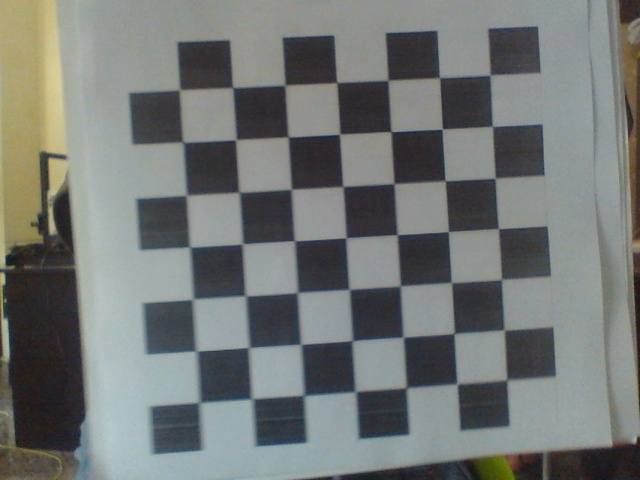
#> input picture images/Calibration_images/capture0.jpg, 640 x 480 px; its folder holds only this picture in this run
$ python CalibrationTest.py
#> lines starting #> are read from the running program, lines starting #| are printed output that depends on the picture; after the words box and inside, x2 and y2 are one past the last pixel; in counts of white or black regions, pixels touching at a corner belong together
import numpy as np
import cv2
import glob
import json

# Define termination criteria for the iterative algorithm
criteria = (cv2.TERM_CRITERIA_EPS + cv2.TERM_CRITERIA_MAX_ITER, 30, 0.001)

# Define the number of rows and columns on the chessboard
rows = 7
columns = 7

# Create 3D object points for the chessboard corners
objp = np.zeros((rows*columns, 3), np.float32)
objp[:, :2] = np.mgrid[0:columns, 0:rows].T.reshape(-1, 2)

# Lists to store object points and image points from all images
objpoints = []
imgpoints = []

# Read images from the specified directory
images = glob.glob('images/Calibration_images/*.jpg')
print(len(images), "images found")
# Loop through each image for calibration
for num, fileName in enumerate(images):
    # Read the image and convert it to grayscale
    img = cv2.imread(fileName)
#> img is the input picture: shape (480, 640, 3); mean B, G, R 117.2, 119.3, 115.4
    gray = cv2.cvtColor(img, cv2.COLOR_BGR2GRAY)
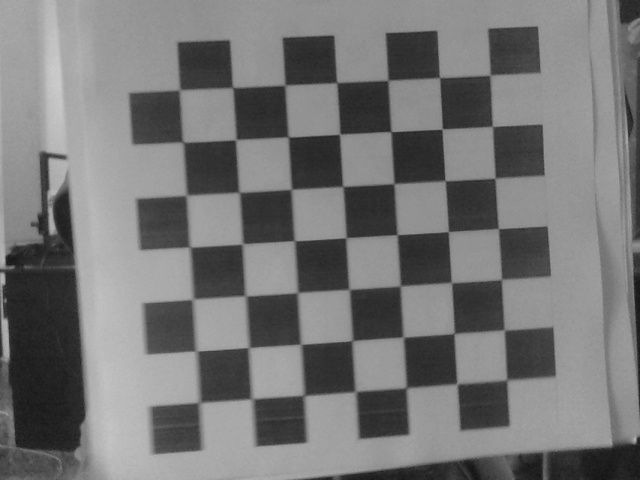
#> gray: shape (480, 640); min 19, max 204, mean 117.9

    # Flags for chessboard corner detection
    chessboard_flags = cv2.CALIB_CB_ADAPTIVE_THRESH + cv2.CALIB_CB_FAST_CHECK + cv2.CALIB_CB_NORMALIZE_IMAGE

    # Find chessboard corners
    ret, corners = cv2.findChessboardCorners(gray, (columns, rows), chessboard_flags)
#> ret = True; corners = 49 rows, first 8: [488.7, 75.58], [492.1, 125.2], [493.6, 178.9], [498.5, 228.5], [501.5, 280], [505, 329.5], [507, 380.5], [439.7, 77.54]

    # If corners are found, refine them and store the object and image points
    if ret == True:
        objpoints.append(objp)
        corners2 = cv2.cornerSubPix(gray, corners, (11, 11), (-1, -1), criteria)
#> corners2 = 49 rows, first 8: [490, 75.19], [492.5, 126.4], [495.1, 178.2], [498.4, 228.6], [501.4, 279.4], [504.2, 329.9], [506.8, 379.9], [439.5, 77.53]
        imgpoints.append(corners)

        # Draw and display the corners on the image for visualization
        cv2.drawChessboardCorners(img, (columns, rows), corners2, ret)
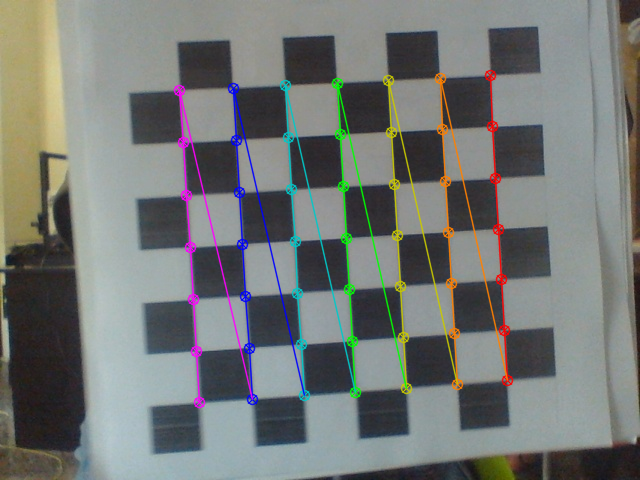
#> img: shape (480, 640, 3); 5.2% of pixels changed, all inside (x1, y1, x2, y2) = (173, 69, 514, 409)
        cv2.imshow('img', img)
        cv2.imwrite(f"images/Calibration_tests/test{num}.jpg", img)
        cv2.waitKey(1500)

        # Calibrate the camera using the collected object and image points
        ret, mtx, dist, rvecs, tvecs = cv2.calibrateCamera(objpoints, imgpoints, gray.shape[::-1], None, None)
#> ret = 0.257; mtx = [[465, 0, 312.4], [0, 463.3, 253.1], [0, 0, 1]]; dist = [[0.0519, -0.421, -0.0049, -0.00027, 0.911]]; rvecs = ([-0.0296, -0.0302, 1.51],); tvecs = ([3.46, -3.47, 9.11],)

# Create a dictionary to store camera calibration parameters
camera = {}

# Custom JSON encoder to handle NumPy arrays
class NumpyEncoder(json.JSONEncoder):
    def default(self, obj):
        if isinstance(obj, np.ndarray):
            return obj.tolist()
        return json.JSONEncoder.default(self, obj)

# Store calibration parameters in the dictionary
for variable in ['ret', 'mtx', 'dist', 'rvecs', 'tvecs']:
    camera[variable] = eval(variable)

# Save the camera calibration parameters to a JSON file
with open("images/files/camera.json", 'w') as f:
    json.dump(camera, f, indent=4, cls=NumpyEncoder)

# Close all OpenCV2 windows
cv2.destroyAllWindows()

$ run again, on images/Calibration_images/capture2.jpg
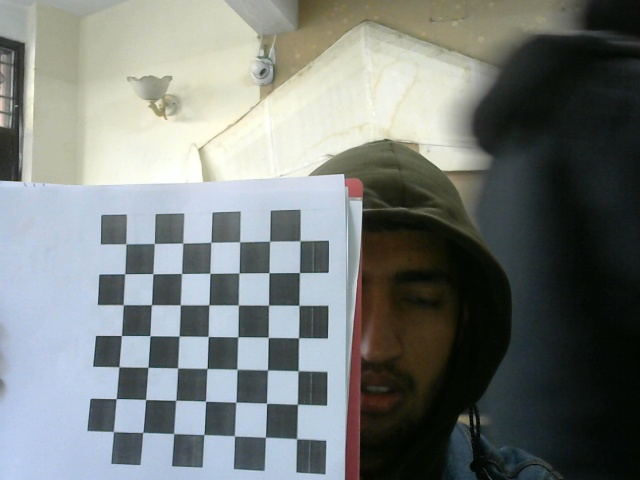
#> input picture images/Calibration_images/capture2.jpg, 640 x 480 px
#> img is the input picture: shape (480, 640, 3); mean B, G, R 122.2, 124.5, 119
#> `gray = cv2.cvtColor(img, cv2.COLOR_BGR2GRAY)`:
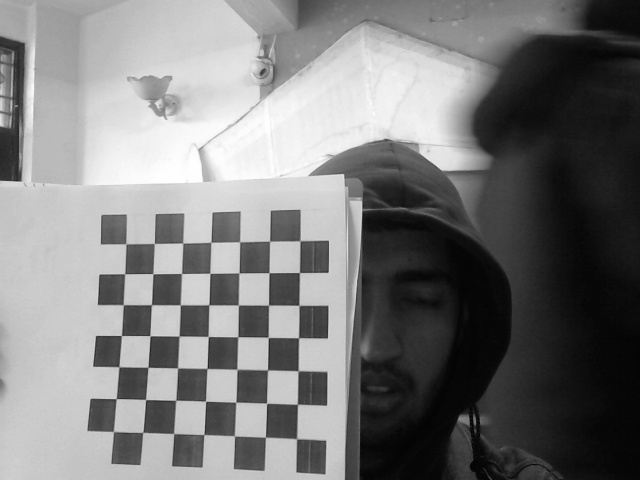
#> gray: shape (480, 640); min 2, max 255, mean 122.6
#> `ret, corners = cv2.findChessboardCorners(gray, (columns, rows), chessb..`: ret = True; corners = 49 rows, first 8: [113.5, 431.4], [115.8, 398.6], [118.8, 366.9], [121.2, 335.5], [122.9, 305.3], [124.6, 273.8], [125.3, 244.3], [142.7, 432]
#> corners2 = 49 rows, first 8: [113.4, 431.5], [116.2, 398.6], [118.8, 366.7], [121.4, 335.5], [123.3, 304.7], [124.7, 273.8], [126, 243.9], [142.7, 432.4]
#> `cv2.drawChessboardCorners(img, (columns, rows), corners2, ret)`:
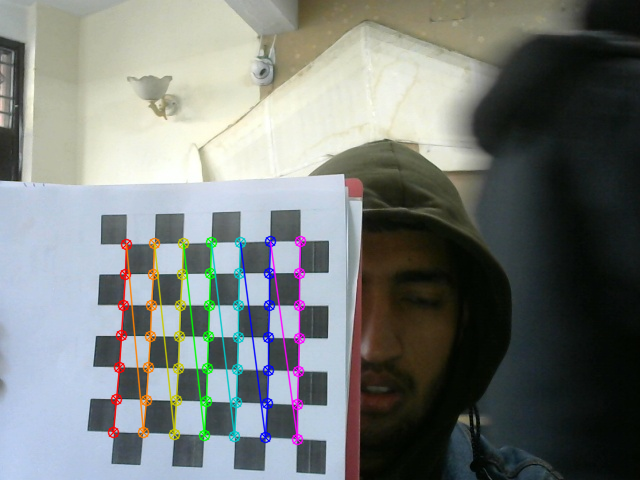
#> img: shape (480, 640, 3); 3.66% of pixels changed, all inside (x1, y1, x2, y2) = (107, 235, 307, 446)
#> `ret, mtx, dist, rvecs, tvecs = cv2.calibrateCamera(objpoints, imgpoint..`: ret = 0.244; mtx = [[353.5, 0, 339.9], [0, 363.3, 263.9], [0, 0, 1]]; dist = [[-0.0839, 0.281, -0.0102, -0.0192, -0.195]]; rvecs = ([-0.204, 0.0495, -1.58],); tvecs = ([-7.19, 5.35, 11.69],)

$ run again, on images/Calibration_images/capture3.jpg
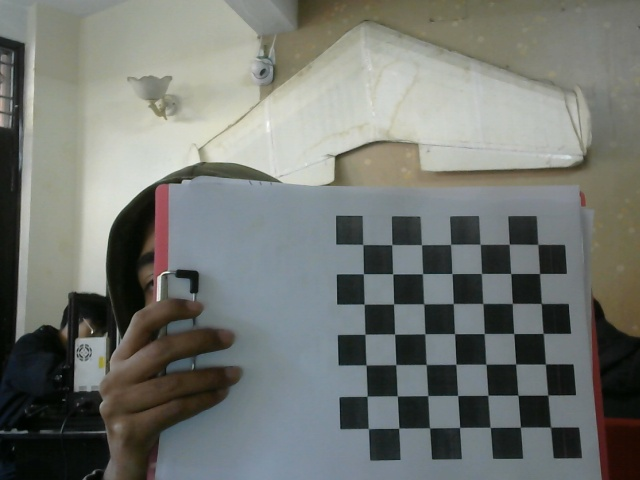
#> input picture images/Calibration_images/capture3.jpg, 640 x 480 px
#> img is the input picture: shape (480, 640, 3); mean B, G, R 113.7, 118.8, 115.4
#> `gray = cv2.cvtColor(img, cv2.COLOR_BGR2GRAY)`:
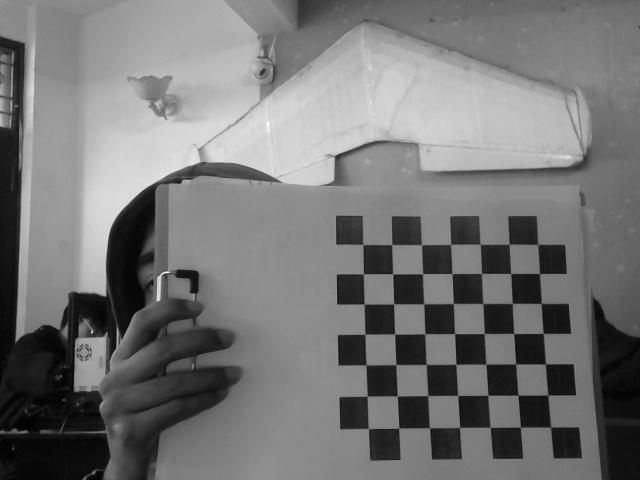
#> gray: shape (480, 640); min 1, max 253, mean 117.2
#> `ret, corners = cv2.findChessboardCorners(gray, (columns, rows), chessb..`: ret = True; corners = 49 rows, first 8: [362.5, 244.7], [391.8, 244.5], [421.4, 245], [450.5, 244.2], [480.1, 244.1], [509.2, 244], [537.8, 244.1], [363.3, 273.8]
#> corners2 = 49 rows, first 8: [362.8, 244.5], [391.8, 244.6], [421.5, 244.6], [450.6, 244.4], [480.2, 244.3], [509.2, 244.2], [537.8, 244.4], [363.4, 273.7]
#> `cv2.drawChessboardCorners(img, (columns, rows), corners2, ret)`:
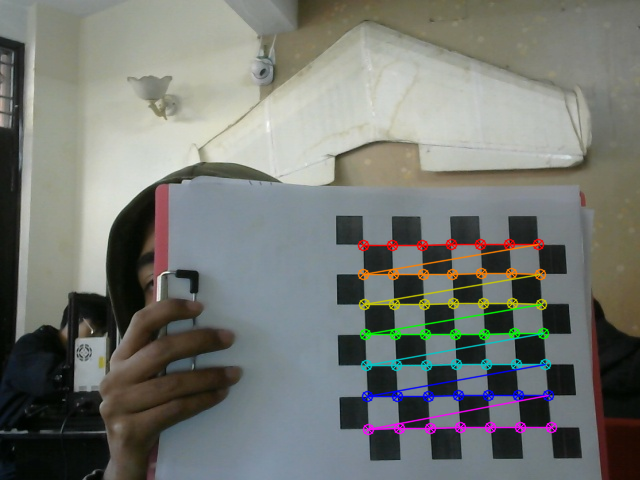
#> img: shape (480, 640, 3); 3.48% of pixels changed, all inside (x1, y1, x2, y2) = (357, 238, 558, 436)
#> `ret, mtx, dist, rvecs, tvecs = cv2.calibrateCamera(objpoints, imgpoint..`: ret = 0.231; mtx = [[707.9, 0, 321.8], [0, 713.9, 313.2], [0, 0, 1]]; dist = [[0.925, -8.4, 0.0145, -0.0182, 33.47]]; rvecs = ([-0.114, -0.108, -0.0144],); tvecs = ([1.38, -2.29, 23.92],)

$ run again, on images/Calibration_images/capture4.jpg
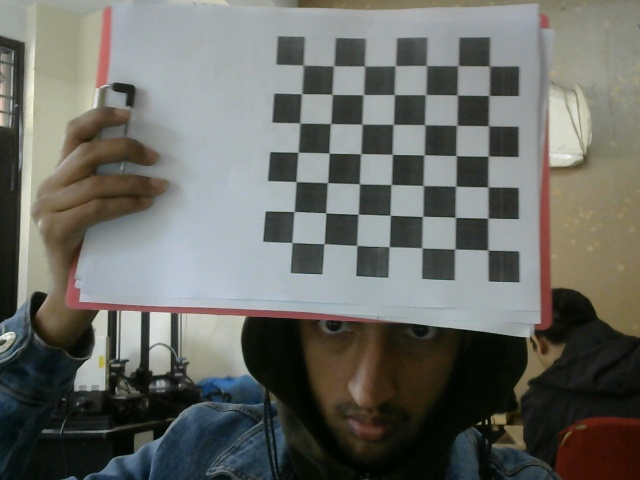
#> input picture images/Calibration_images/capture4.jpg, 640 x 480 px
#> img is the input picture: shape (480, 640, 3); mean B, G, R 102, 107.3, 105.9
#> `gray = cv2.cvtColor(img, cv2.COLOR_BGR2GRAY)`:
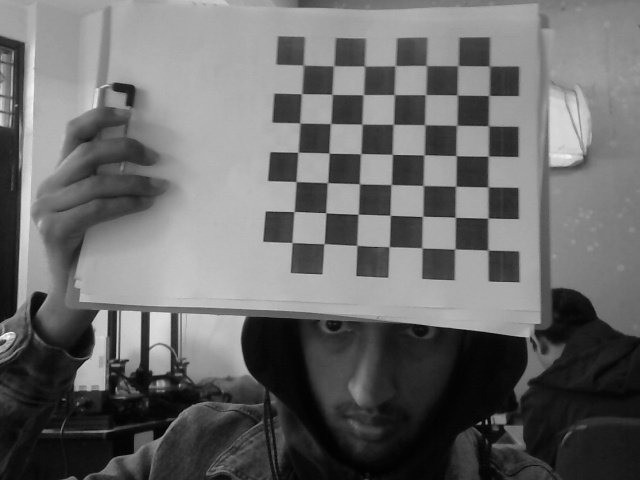
#> gray: shape (480, 640); min 1, max 252, mean 106.3
#> `ret, corners = cv2.findChessboardCorners(gray, (columns, rows), chessb..`: ret = True; corners = 49 rows, first 8: [301.6, 65.2], [333.5, 65.55], [363.6, 66.26], [394.4, 65.46], [425.8, 65.53], [458.5, 64.91], [488.4, 65.86], [301.1, 93.61]
#> corners2 = 49 rows, first 8: [303.5, 65.19], [333.6, 65.81], [364.6, 66.05], [395.2, 65.65], [426.5, 65.57], [457.9, 65.57], [489.5, 65.95], [301.6, 93.66]
#> `cv2.drawChessboardCorners(img, (columns, rows), corners2, ret)`:
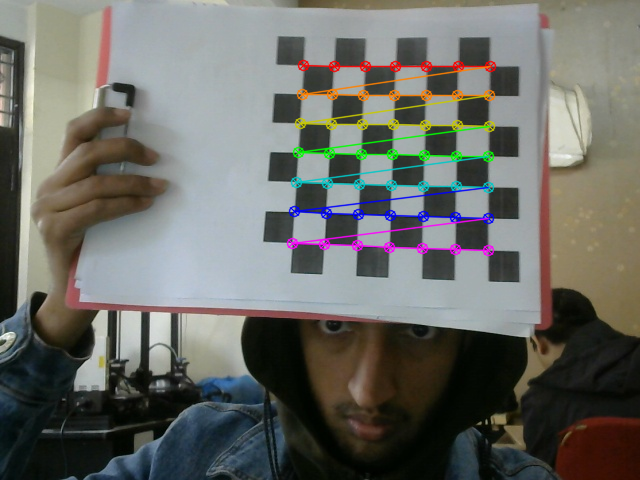
#> img: shape (480, 640, 3); 3.63% of pixels changed, all inside (x1, y1, x2, y2) = (286, 59, 497, 257)
#> `ret, mtx, dist, rvecs, tvecs = cv2.calibrateCamera(objpoints, imgpoint..`: ret = 0.289; mtx = [[524.8, 0, 315], [0, 522.2, 288.4], [0, 0, 1]]; dist = [[-0.222, 1.31, -0.0122, -0.0164, -2.19]]; rvecs = ([-0.171, 0.108, 0.054],); tvecs = ([-0.333, -7.31, 17.2],)

$ run again, on images/Calibration_images/capture1.jpg
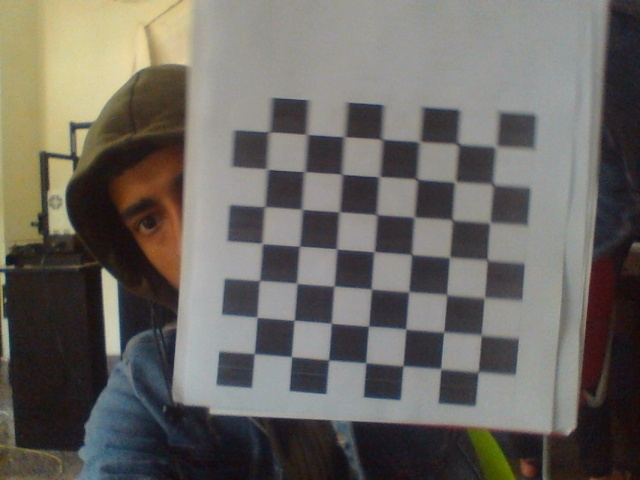
#> input picture images/Calibration_images/capture1.jpg, 640 x 480 px
#> img is the input picture: shape (480, 640, 3); mean B, G, R 98.8, 104.4, 108
#> `gray = cv2.cvtColor(img, cv2.COLOR_BGR2GRAY)`:
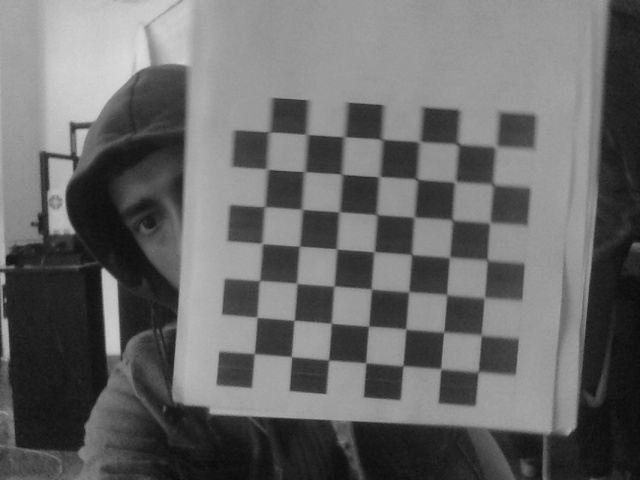
#> gray: shape (480, 640); min 9, max 220, mean 104.8
#> `ret, corners = cv2.findChessboardCorners(gray, (columns, rows), chessb..`: ret = True; corners = 49 rows, first 8: [268.5, 131.5], [308, 134], [344.5, 137], [382.5, 139], [420.5, 142.5], [458.5, 143.5], [496, 146.5], [266.5, 169]
#> corners2 = 49 rows, first 8: [268.9, 131.8], [306.7, 134.4], [344.3, 136.6], [381.8, 139.3], [419.5, 141.7], [457.9, 143.9], [495.7, 146.6], [267.1, 169.2]
#> `cv2.drawChessboardCorners(img, (columns, rows), corners2, ret)`:
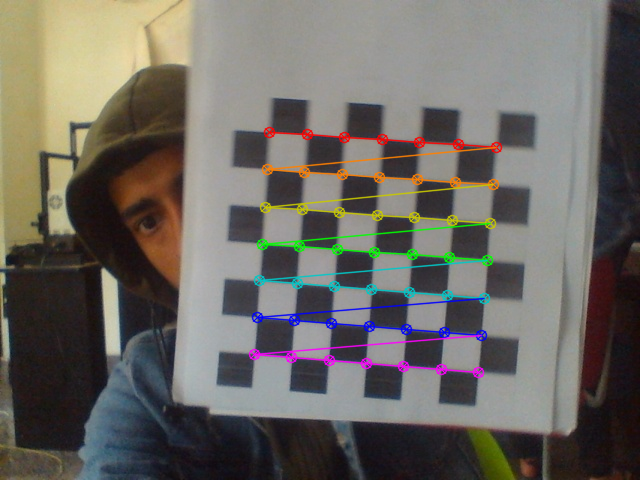
#> img: shape (480, 640, 3); 4.13% of pixels changed, all inside (x1, y1, x2, y2) = (248, 126, 503, 379)
#> `ret, mtx, dist, rvecs, tvecs = cv2.calibrateCamera(objpoints, imgpoint..`: ret = 0.2; mtx = [[1594.6, 0, 205.1], [0, 1565.7, 181.4], [0, 0, 1]]; dist = [[-0.472, 14.9, -0.00912, -0.0371, -161.1]]; rvecs = ([0.057, 0.208, 0.0648],); tvecs = ([1.68, -1.32, 41.53],)
